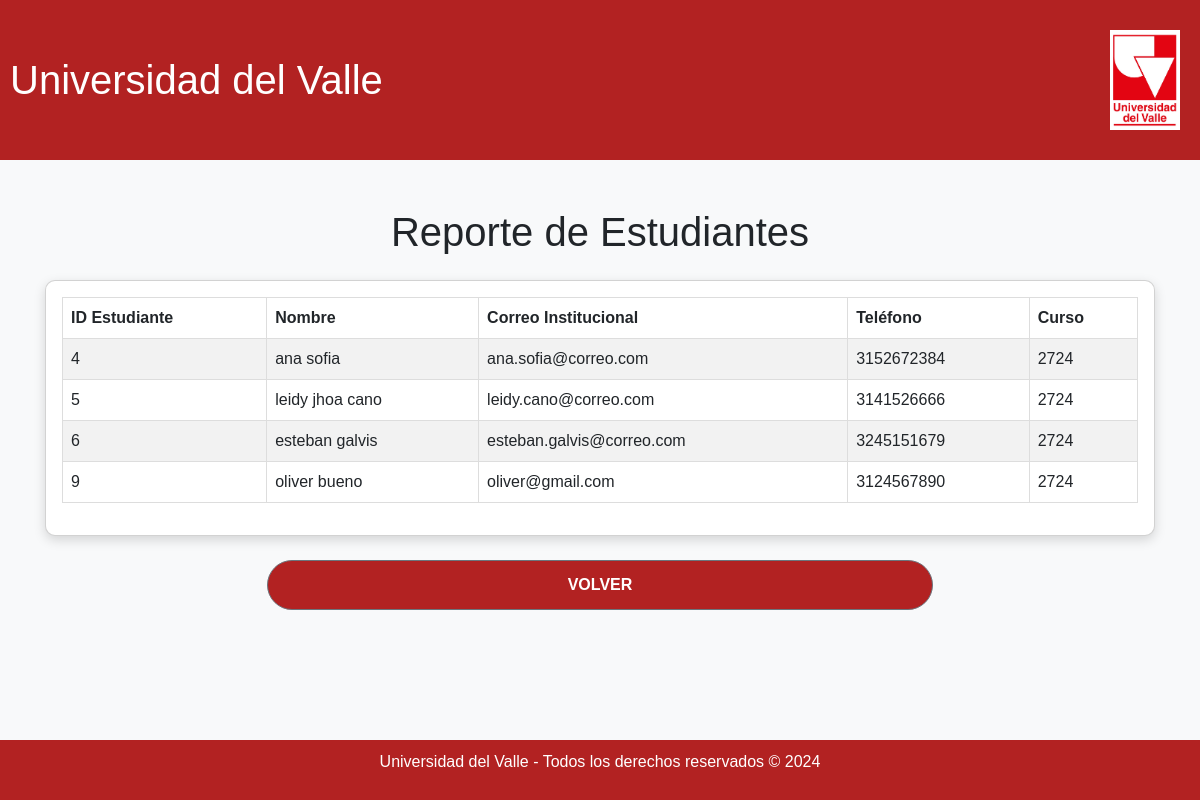
The app's page /modules/reporte_usuario.php (signed in) with its own data.
### tables this page shows
CREATE TABLE `estudiante` (
  `id_estudiante` int(11) NOT NULL,
  `id_usuario` int(11) NOT NULL,
  `id_curso` int(11) NOT NULL,
  `nombre` varchar(100) NOT NULL,
  `correo_institucional` varchar(100) NOT NULL,
  `telefono` char(10) DEFAULT NULL
);

### modules/reporte_usuario.php (the view, shortened to what this page needs)
<?php
include '../conexion.php';
$estudiantes = [];
$sql = "SELECT e.id_estudiante, e.nombre, e.correo_institucional, e.telefono, e.id_curso
        FROM estudiante e";
$result = mysqli_query($conn, $sql);
if ($result) {
    while ($row = mysqli_fetch_assoc($result)) {
        $estudiantes[] = $row;
    }
} else {
    $error = "Error al obtener los estudiantes: " . mysqli_error($conn);
}
?>
<!DOCTYPE html>
<html lang="es">
<head>
    <link href="https://cdn.jsdelivr.net/npm/bootstrap@5.3.0/dist/css/bootstrap.min.css" rel="stylesheet">
</head>
<body class="bg-light">
    <?php include '../includes/header.php'; ?>
    <div class="container my-5">
        <h1 class="text-center mb-4">Reporte de Estudiantes</h1>
        <div class="card">
            <div class="card-body">
                <table class="table table-striped">
                    <thead>
                        <tr>
                            <th>ID Estudiante</th>
                            <th>Nombre</th>
                            <th>Correo Institucional</th>
                            <th>Teléfono</th>
                            <th>Curso</th>
                        </tr>
                    </thead>
                    <tbody>
                        <?php if (!empty($estudiantes)): ?>
                            <?php foreach ($estudiantes as $estudiante): ?>
                                <tr>
                                    <td><?= htmlspecialchars($estudiante['id_estudiante'], ENT_QUOTES, 'UTF-8'); ?></td>
                                    <td><?= htmlspecialchars($estudiante['nombre'], ENT_QUOTES, 'UTF-8'); ?></td>
                                    <td><?= htmlspecialchars($estudiante['correo_institucional'], ENT_QUOTES, 'UTF-8'); ?></td>
                                    <td><?= htmlspecialchars($estudiante['telefono'], ENT_QUOTES, 'UTF-8'); ?></td>
                                    <td><?= htmlspecialchars($estudiante['id_curso'], ENT_QUOTES, 'UTF-8'); ?></td>
                                </tr>
                            <?php endforeach; ?>
                        <?php else: ?>
                            <tr>
                                <td colspan="5" class="text-center">No hay estudiantes registrados.</td>
                            </tr>
                        <?php endif; ?>
                    </tbody>
                </table>
            </div>
        </div>
        <div class="text-center mt-4">
            <a href="encargado_dashboard.php" class="btn btn-secondary">
                <i class="fas fa-arrow-left"></i> Volver
            </a>
        </div>
    </div>
    <?php include '../includes/footer.php'; ?>
</body>
</html>

### css/style.css (style rules this page uses)
body { font-family: Arial, sans-serif; background-color: #f8f9fa; margin: 0; padding: 0; }
.container { width: 1200px; margin: 0 auto; margin-top: 30px; margin-bottom: 30px; padding: 0 15px; text-align: center; }
.card { border-radius: 10px; box-shadow: 0 4px 12px rgba(0, 0, 0, 0.15); transition: transform 0.3s ease, box-shadow 0.3s ease; }
.btn { background-color: #B22222; color: white; border-radius: 25px; padding: 12px 20px; font-size: 16px; font-weight: bold; width: 60%; align-self: center; text-transform: uppercase; transition: background-color 0.3s ease, transform 0.2s ease; }
table { width: 100%; border-collapse: collapse; margin-bottom: 20px; }
table, th, td { border: 1px solid #ddd; }
th, td { padding: 10px; text-align: left; }
th { background-color: #b00000; color: white; }
a { color: #b00000; text-decoration: none; }

### records on screen
estudiante: id_estudiante "4", nombre "ana sofia", correo_institucional "ana.sofia@correo.com", telefono "3152672384", id_curso "2724"
estudiante: id_estudiante "5", nombre "leidy jhoa cano", correo_institucional "leidy.cano@correo.com", telefono "3141526666", id_curso "2724"
estudiante: id_estudiante "6", nombre "esteban galvis", correo_institucional "esteban.galvis@correo.com", telefono "3245151679", id_curso "2724"
estudiante: id_estudiante "9", nombre "oliver bueno", correo_institucional "oliver@gmail.com", telefono "3124567890", id_curso "2724"
